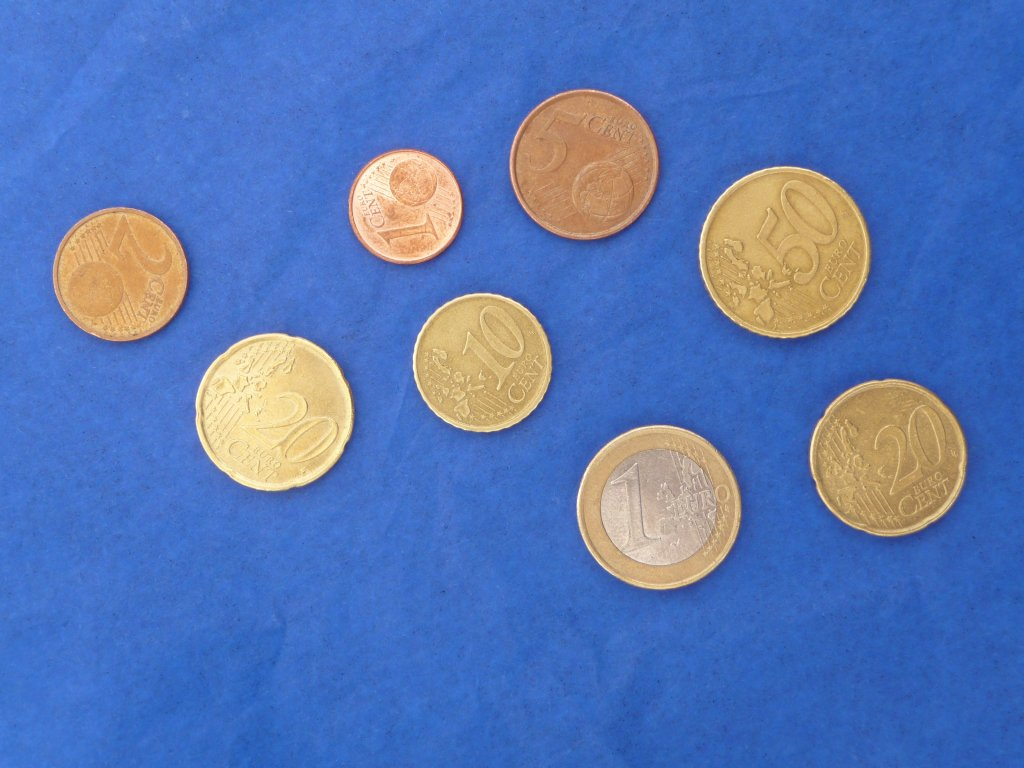
#> input picture imgs/P1000697s.jpg, 1024 x 768 px; its folder holds only this picture in this run
$ python TP1_PIV.py
#> lines starting #> are read from the running program, lines starting #| are printed output that depends on the picture; after the words box and inside, x2 and y2 are one past the last pixel; in counts of white or black regions, pixels touching at a corner belong together
import numpy as np
import cv2

def detectCoin (area, debug=False):
    moedas = [    2,        1,   0.5,   0.2,   0.1,  0.05,  0.02, 0.01]
    medias = [20000, 17156.75, 18700, 15721, 11513, 13468, 10546, 7640]
    medias = np.asarray(medias)
    distance = np.abs(area-medias)
    # print("Distancia: ", distance)
    return moedas[np.argmin(distance)]

names = ["P1000697s", "P1000698s", "P1000699s", "P1000703s", "P1000705s", "P1000706s", "P1000709s", "P1000710s", "P1000713s"]

font = cv2.FONT_HERSHEY_SIMPLEX


enable = False

for j in range (len(names)):
    img = cv2.imread(str("imgs/" + names[j] + ".jpg"))
#> img is the input picture: shape (768, 1024, 3); mean B, G, R 181, 118.8, 87.8

    hsv = img[:,:,2]

    hsv = cv2.add(hsv,np.array([130.0]))
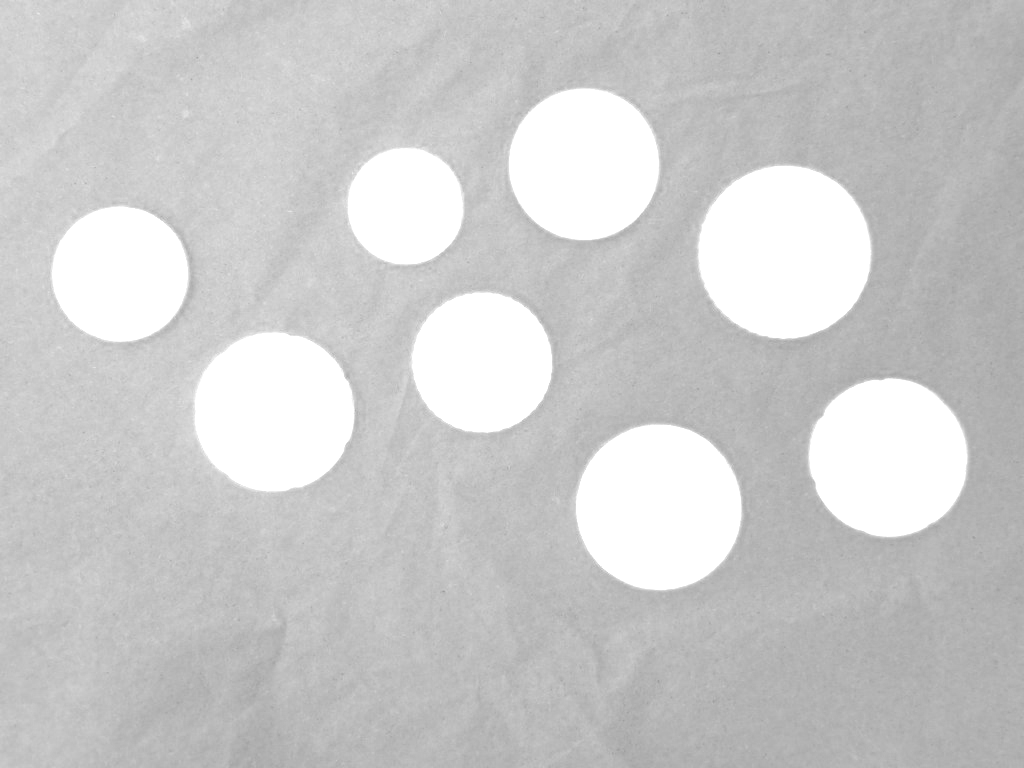
#> hsv: shape (768, 1024); min 156, max 255, mean 203

    cv2.imwrite("imgs/Grayscale/" + names[j] + ".jpg", hsv)

    ret2,th2 = cv2.threshold(hsv,127,255,cv2.THRESH_BINARY+cv2.THRESH_OTSU)
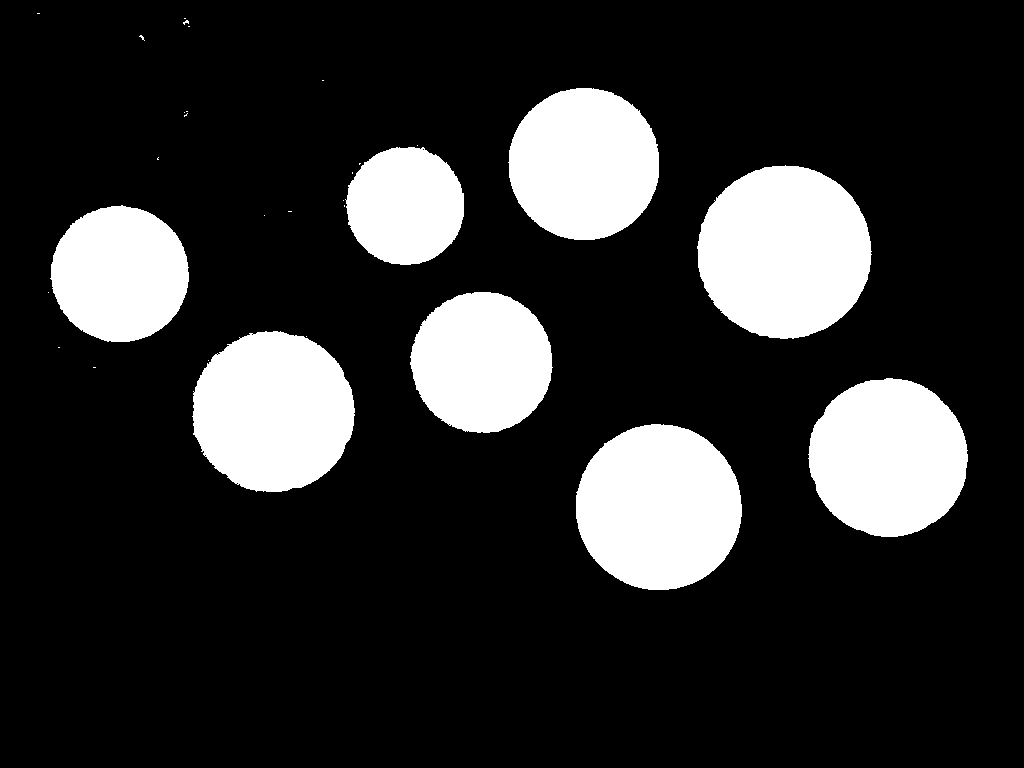
#> th2: shape (768, 1024); 18.4% white; 30 white regions (22 under 20 px), largest, box (x1, y1, x2, y2) and area: (697, 165, 872, 339) 23672, (576, 424, 742, 590) 21640, (192, 331, 355, 492) 20470
#> ret2 = 222

    kernel = cv2.getStructuringElement(cv2.MORPH_ELLIPSE, (20, 20))
    erode = cv2.morphologyEx(th2, cv2.MORPH_ERODE, kernel)
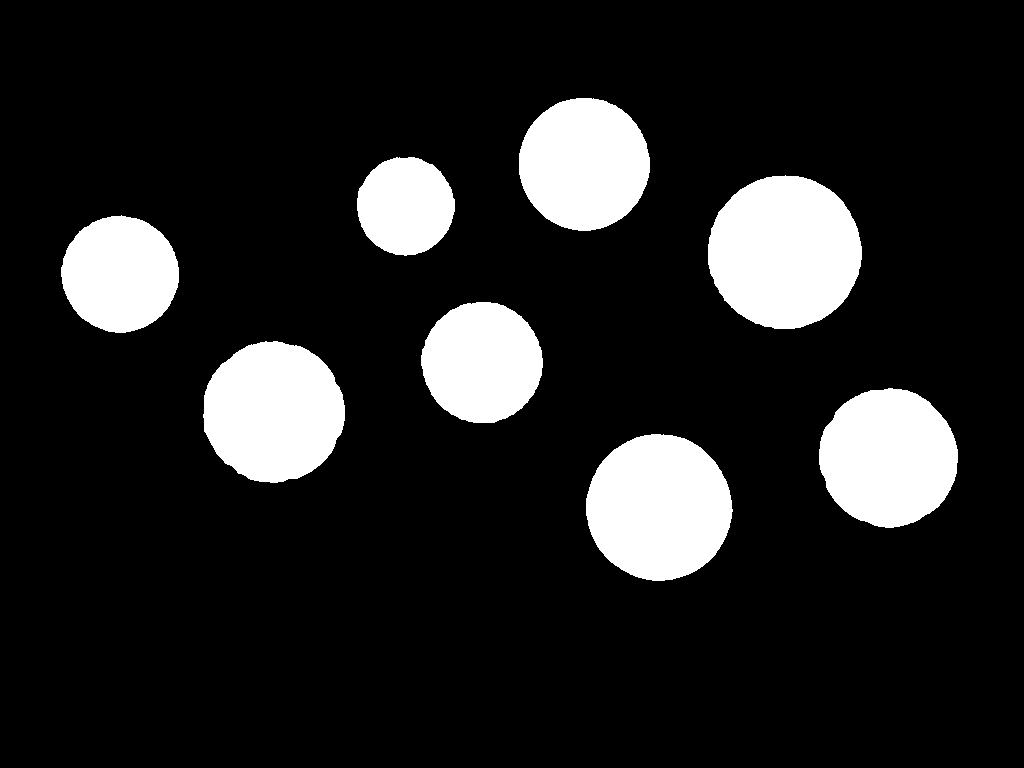
#> erode: shape (768, 1024); 13.9% white; 8 white regions

    cv2.imwrite("imgs/Binarizado/" + names[j] + ".jpg", erode)

    contours, hierarchy = cv2.findContours(erode, cv2.RETR_TREE, cv2.CHAIN_APPROX_SIMPLE)
#> contours = 8 contours; box (x1, y1, x2, y2) and area: (708, 175, 862, 329) 18283, (586, 434, 733, 581) 16530, (203, 341, 345, 483) 15420, (819, 388, 958, 528) 14849, (519, 98, 650, 231) 13456, (421, 302, 543, 423) 11306, (61, 215, 179, 333) 10546, (357, 157, 455, 256) 7380

    # cv2.imshow('Closing', erode)
    # cv2.waitKey(0)
    # cv2.destroyAllWindows()

    cash = 0
    helper = img.copy()
    for i in range(len(contours)):

        approx = cv2.approxPolyDP(contours[i], 0.01 * cv2.arcLength(contours[i], True), False)
        perimeter = cv2.arcLength(contours[i], True)
        area = cv2.contourArea(contours[i])
        circularity = 0
        if area != 0: circularity = (perimeter**2)/(area)
        a = True
        # helper = img.copy()
        if a: #(7 < len(approx) < 18) and area >= 7400:
            print("Perimeter: ", perimeter, "\nArea: ", area, "\nCircularity: ", circularity)
            if area <= 7000: continue
            if circularity >= 13 and circularity <= 14.9:
                if hierarchy[0][i][2] == -1:#detectCoin(area) != 0:
                    # print (hierarchy[0][i][2])
                    center, radius = cv2.minEnclosingCircle(contours[i])
                    c = detectCoin(area)
                    if c > 0.5:
                        txt = str(detectCoin(area)) + " euros"
                    else:
                        txt = str(detectCoin(area)) + " centimos"
                    helper = cv2.circle(img, (int(center[0]), int(center[1])), int(radius), (0, 255, 0), thickness=5)
                    cv2.putText(helper, txt, (int((center[0]) - (radius/2)), int(center[1])),
                                                font, 0.5, (0, 0, 255), 2, cv2.LINE_AA)
                    # cv2.drawContours(helper, contours[i], -1, (0, 255, 0), thickness=5)
                    print (cash, " DETECT", c)
                    # cv2.imshow(names[j], helper)
                    # cv2.waitKey(0)
                    # cv2.destroyAllWindows()
                    cash = cash + detectCoin(area)
                print("------------------------------")
#> this loop made 8 passes
#> (perimeter, area, circularity, center, radius, c, txt) on passes 1, 2, 3, 5, 6: (482.9, 16530, 14.11, (658.7, 506.9), 73.45, 1, '1 euros'), (457.9, 14849, 14.12, (887.8, 457.3), 69.96, 0.2, '0.2 centimos'), (470.4, 15420, 14.35, (272.9, 412), 71.51, 0.2, '0.2 centimos'), (387.2, 10546, 14.21, (119.6, 273.8), 58.98, 0.02, '0.02 centimos'), (507.7, 18283, 14.1, (784.2, 251.7), 77.17, 0.5, '0.5 centimos')
#> (perimeter, area, circularity, center, radius, c, txt, cash) on passes 4, 7: (401.4, 11306.5, 14.25, (481.6, 362.2), 61.11, 0.1, '0.1 centimos', 1.5), (324.3, 7380.5, 14.25, (405.2, 205.6), 49.47, 0.01, '0.01 centimos', 2.03)
#> (printed output is left out)
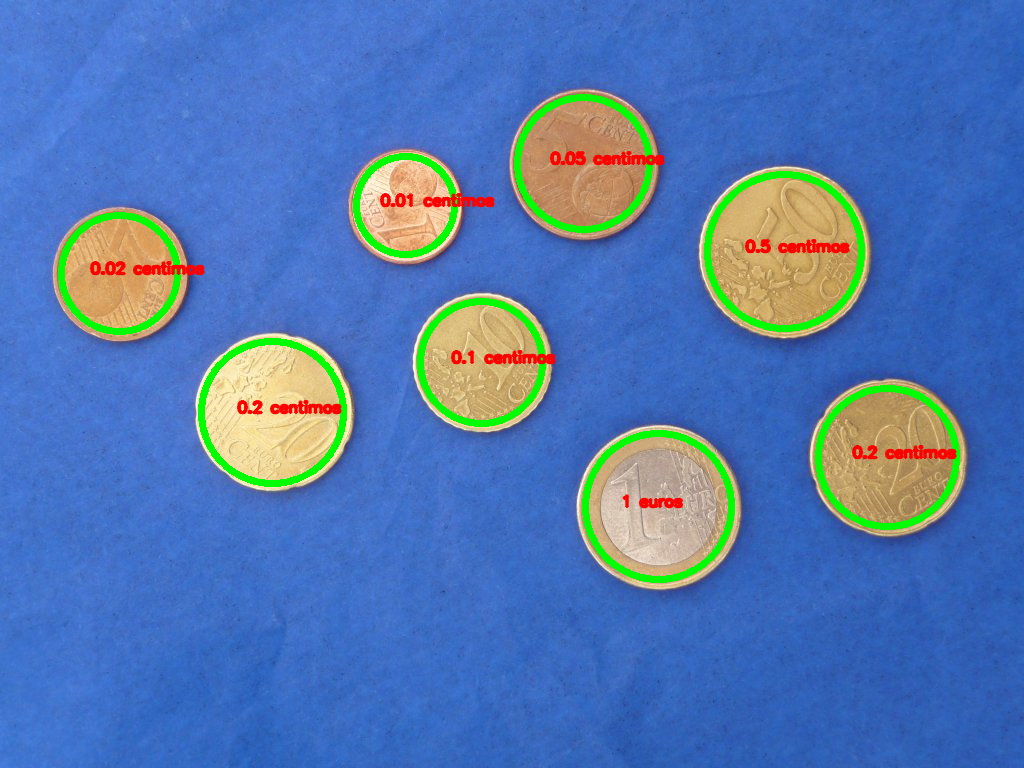
#> helper: shape (768, 1024, 3); mean B, G, R 176.5, 119.9, 82.4
#> after the loop, cash = 2.08

    txt = "Saldo: " + str(round(cash, 2))
#> txt = 'Saldo: 2.08'
    cv2.putText(helper, txt, (10, 700), font, 2, (0, 255, 0), 2, cv2.LINE_AA)
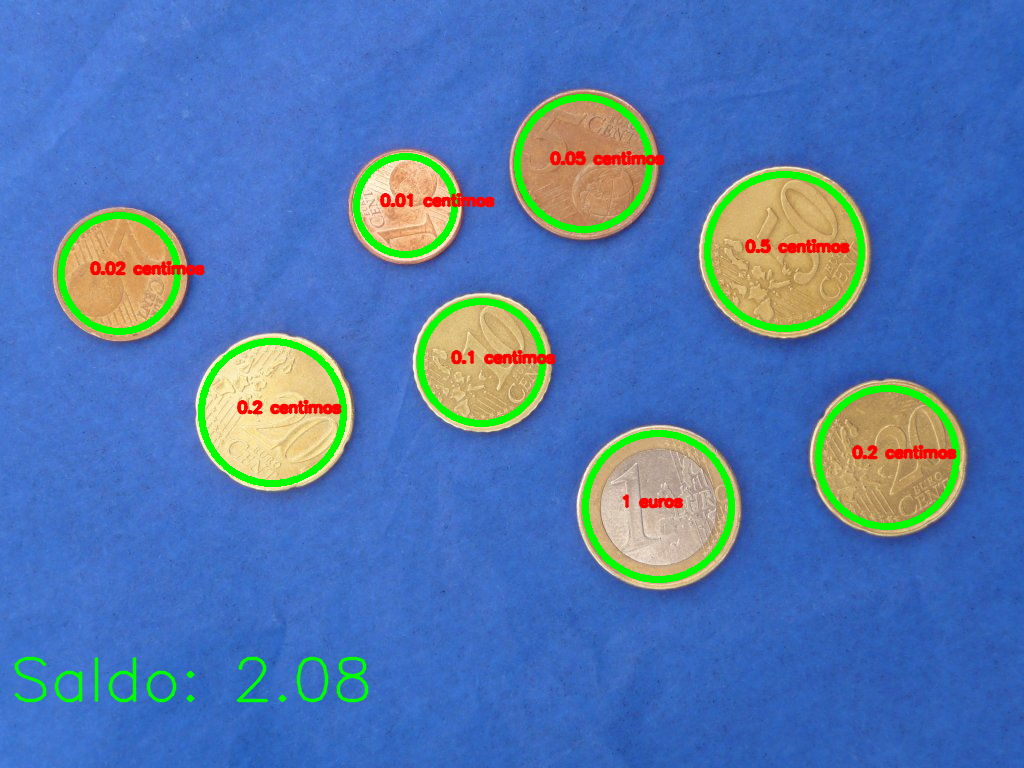
#> helper: shape (768, 1024, 3); 0.51% of pixels changed, all inside (x1, y1, x2, y2) = (14, 656, 369, 703)
    cv2.imwrite("imgs/Output/" + names[j] + ".jpg", helper)
    cv2.imshow(names[j], helper)
    cv2.waitKey(0)
    cv2.destroyAllWindows()
    print("Cash Amount =", round(cash, 2))
#| Cash Amount = 2.08
#> (the run stopped early here; a loop or call above may not have finished)
